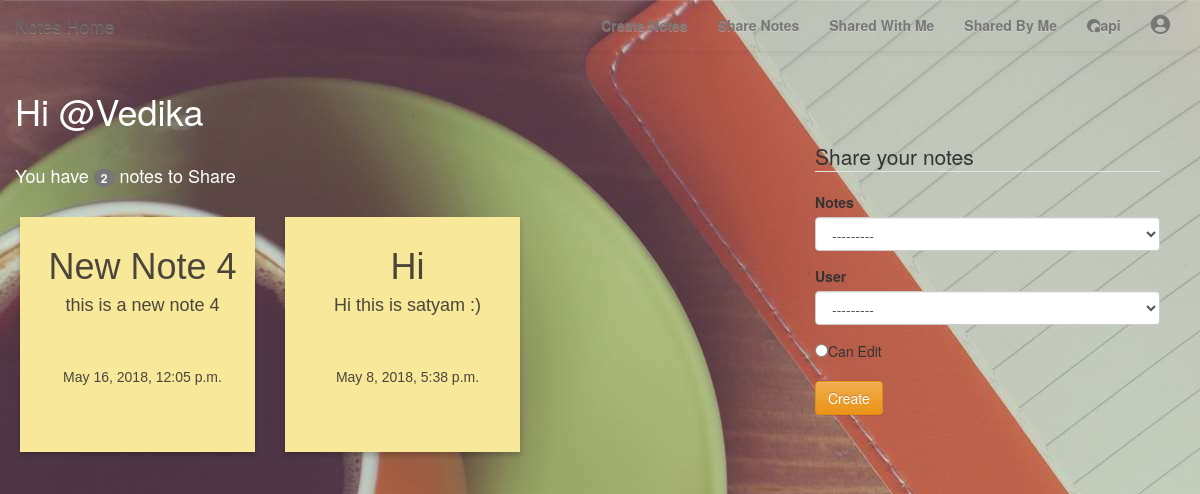
/notes/sharenotes/ (signed in), run on the app's committed database.
### notes/models.py (models this page shows, shortened)
class Notes(models.Model):
    title = models.CharField(max_length=30)
    created = models.DateTimeField(auto_now=True)
    text = models.CharField(max_length=2000)
    user = models.ForeignKey(User,related_name='notes', on_delete=models.CASCADE)
    class Meta:
        ordering = ['-created']

### notes/views.py (the view, shortened to what this page needs)
@login_required
def sharenotes(request): #To choose among available notes
    notes = Notes.objects.filter(user__username__iexact=request.user.username)
    return render(request,'notes/sharednotes_form.html',{'notes':notes,
                                                         'users':User.objects.exclude(username__iexact=request.user.username)})

### notes/templates/notes/sharednotes_form.html (shortened to what this page needs)
{% extends "base.html" %}
{% block content %}
{% load bootstrap3 %}
	<div class="row" style="height:1000px;">
		<div class="col-md-8 container-fluid">
			<h1 id='wh'>Hi @{{user.username|title}}</h1>
			<br>
			<h4 class="help-block" id='wh'>You have <span class="badge">{{user.notes.all.count}}</span> notes to Share</h4>
			<br>
			<div class="row">
				{% for note in notes %}
					<div class="col-md-4 note-wrap note-white" style="padding-left:20px;radius:10px;">
						<h1>{{note.title|title}}</h1>
						<h4>{{note.text|truncatechars_html:20|safe}}</h4>
						<br>
						<h5 style="bottom:0px">{{note.created}}</h5>
					</div>
				{% endfor %}
			</div>
		</div>
		<div class="col-md-4" style="padding-top:70px; padding-bottom:30px; padding-right:40px;">
			<form method="post">
				<legend>Share your notes</legend>
				<div class="form-group">
					<label class="control-label" for="id_note">Notes</label>
					<select name="note" class="form-control" title="" required="" id="id_note">
						<option value="" selected="">---------</option>
					</select>
				</div>
				<div class="form-group">
					<label class="control-label" for="id_user">User</label>
					<select name="user" class="form-control" title="" required="" id="id_user">
						<option value="" selected="">---------</option>
					</select>
				</div>
				<input type="radio" name="can_edit" value="True">Can Edit<br><br>
				<input type="submit" value="Create" class="btn btn-warning">
			</form>
		</div>
	</div>
{% endblock %}

### static/css/codepen.css (style rules this page uses)
* { -webkit-box-sizing: border-box; -moz-box-sizing: border-box; box-sizing: border-box; }
.note-wrap { width: 235px; min-height: 235px; padding: 10px; margin: 0 10px 15px 20px; margin position: relative; font-size: 24px; vertical-align: top; display: inline-block; font-family: Englebert, Arial; color: #4b453c; background: #F7E999; line-height: 34px; text-align: center; box-shadow: 0 4px 5px rgba(0, 0, 0, 0.2); }

### static/css/master.css (style rules this page uses)
#wh { color: #ffff; }

### static/css/stylish-portfolio.css (style rules this page uses)
html, body { width: 100%; height: 100%; }
body { font-family: "Source Sans Pro","Helvetica Neue",Helvetica,Arial,sans-serif; }

### data on the page
Notes: title "New Note 4", text "this is a new note 4", created "May 16, 2018, 12:05 p.m."
Notes: title "Hi", text "Hi this is satyam :)", created "May 8, 2018, 5:38 p.m."

### other printed values
{{ user.username|title }} "Vedika"
{{ user.notes.all.count }} "2"
